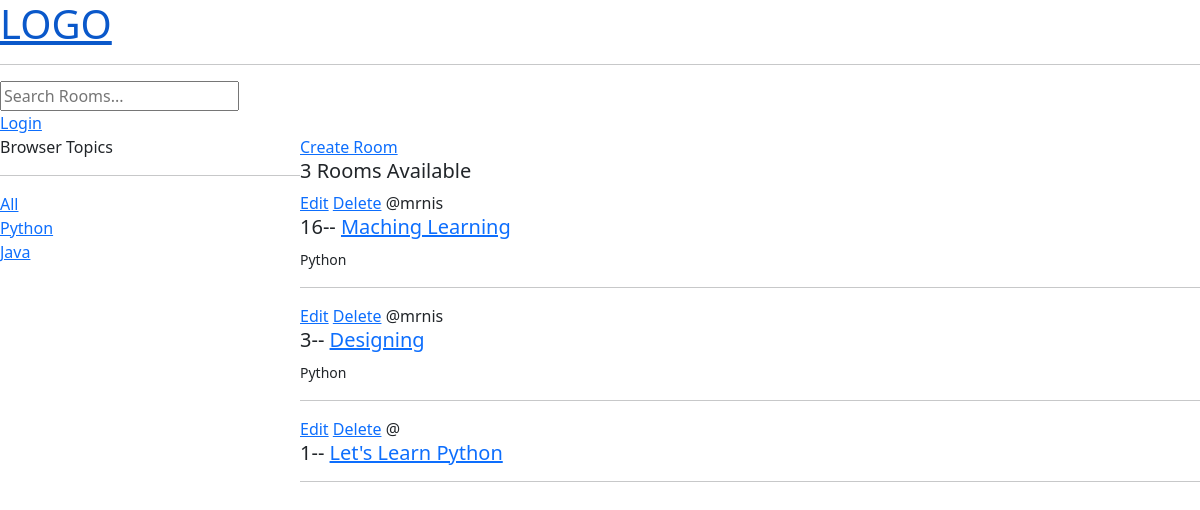
Page /?q=Python on the committed database.
### base/models.py (models this page shows, shortened)
class Topic(models.Model):
    name = models.CharField(max_length=200)

class Room(models.Model):
    host = models.ForeignKey(User, on_delete=models.SET_NULL, null=True)
    topic = models.ForeignKey(Topic, on_delete=models.SET_NULL, null=True)
    name = models.CharField(max_length=200)
    description = models.TextField(null=True, blank=True)
    updated = models.DateTimeField(auto_now=True)
    created = models.DateTimeField(auto_now_add=True)
    class Meta:
        ordering = ['-updated', '-created']

### base/views.py (the view)
# urls.py: path("", views.home, name='home'),
def home(request):
    q = request.GET.get('q') if request.GET.get('q') != None else ''
    rooms = models.Room.objects.filter(
        Q(topic__name__icontains=q) |
        Q(description__icontains=q) |
        Q(name__icontains=q) |
        Q(host__username__icontains=q))
    room_count = rooms.count()
    topics = models.Topic.objects.all()
    return render(request, 'base/home.html', context={'rooms': rooms, 'topics': topics, 'room_count': room_count})

### base/templates/base/home.html (shortened to what this page needs)
{% extends 'base.html' %}
{% block content %}
<div class="home-container">
    <div class="">
        Browser Topics
        <hr>
        <div>
            <a href="{% url 'home' %}">All</a>
        </div>
        {% for topic in topics %}
        <div>
            <a href="{% url 'home' %}?q={{topic.name}}">{{topic.name|title}}</a>
        </div>
        {% endfor %}
    </div>
    <div class="">
        <a href="{% url 'create-room' %}">Create Room</a>
        <h5>{{room_count}} Rooms Available</h5>
        <div class="">
            {% for room in rooms %}
            <a href="{% url 'update-room' room.id %}">Edit</a>
            <a href="{% url 'delete-room' room.id %}">Delete</a>
            <span>@{{room.host.username}}</span>
            <h5>{{room.id}}-- <a href="{% url 'room' room.id %}"> {{room.name}}</a></h5>
            <small>{{room.topic.name}}</small>
            <hr>
            {% endfor %}
        </div>
    </div>
</div>
{% endblock content %}

### base/templates/base/home.html (style rules this page uses)
.home-container { display: grid; grid-template-columns: 1fr 3fr; }

### rows in the picture
Topic: name "Python"
Topic: name "Java"
Room: host.username "mrnis", id "16", name "Maching Learning", topic.name "Python"
Room: host.username "mrnis", id "3", name "Designing", topic.name "Python"
Room: id "1", name "Let's Learn Python"

### other values in the picture
{{ room_count }} "3"
